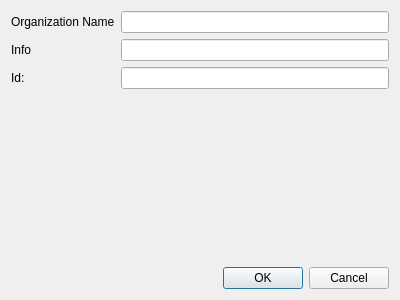
<?xml version="1.0" encoding="UTF-8"?>
<ui version="4.0">
 <class>AddItemDialog</class>
 <widget class="QDialog" name="AddItemDialog">
  <property name="geometry">
   <rect>
    <x>0</x>
    <y>0</y>
    <width>400</width>
    <height>300</height>
   </rect>
  </property>
  <property name="windowTitle">
   <string>Dialog</string>
  </property>
  <layout class="QVBoxLayout" name="verticalLayout">
   <item>
    <layout class="QFormLayout" name="formLayout">
     <item row="0" column="0">
      <widget class="QLabel" name="labelName">
       <property name="text">
        <string>Organization Name</string>
       </property>
      </widget>
     </item>
     <item row="0" column="1">
      <widget class="QLineEdit" name="name"/>
     </item>
     <item row="1" column="0">
      <widget class="QLabel" name="label_2">
       <property name="text">
        <string>Info</string>
       </property>
      </widget>
     </item>
     <item row="1" column="1">
      <widget class="QLineEdit" name="info"/>
     </item>
     <item row="2" column="0">
      <widget class="QLabel" name="label_3">
       <property name="text">
        <string>Id:</string>
       </property>
      </widget>
     </item>
     <item row="2" column="1">
      <widget class="QLineEdit" name="organization_id"/>
     </item>
    </layout>
   </item>
   <item>
    <widget class="QDialogButtonBox" name="buttonBox">
     <property name="orientation">
      <enum>Qt::Horizontal</enum>
     </property>
     <property name="standardButtons">
      <set>QDialogButtonBox::Cancel|QDialogButtonBox::Ok</set>
     </property>
    </widget>
   </item>
  </layout>
 </widget>
 <resources/>
 <connections>
  <connection>
   <sender>buttonBox</sender>
   <signal>accepted()</signal>
   <receiver>AddItemDialog</receiver>
   <slot>accept()</slot>
   <hints>
    <hint type="sourcelabel">
     <x>248</x>
     <y>254</y>
    </hint>
    <hint type="destinationlabel">
     <x>157</x>
     <y>274</y>
    </hint>
   </hints>
  </connection>
  <connection>
   <sender>buttonBox</sender>
   <signal>rejected()</signal>
   <receiver>AddItemDialog</receiver>
   <slot>reject()</slot>
   <hints>
    <hint type="sourcelabel">
     <x>316</x>
     <y>260</y>
    </hint>
    <hint type="destinationlabel">
     <x>286</x>
     <y>274</y>
    </hint>
   </hints>
  </connection>
 </connections>
</ui>
